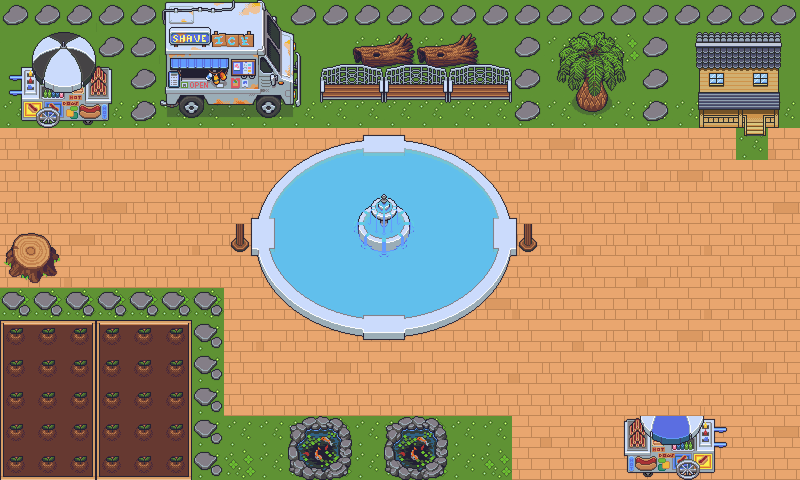

This game map was drawn from its Tiled (.tmx) file and the tilesets committed beside it. A one-line description and the trimmed map source follow:
An orthogonal 25x15 tile map with 32x32 px tiles, 7 tile layers (GrassAndTitle, Tree, Desk, Rock, ...), 2 tilesets.

<map version="1.8" tiledversion="1.8.5" orientation="orthogonal" renderorder="right-down" width="25" height="15" tilewidth="32" tileheight="32" infinite="0" nextlayerid="8" nextobjectid="1">
 <tileset firstgid="1" source="BackgroundPark.tsx" />
 <tileset firstgid="625" source="BackgrounPark2.tsx" />
 <layer id="1" name="GrassAndTitle" width="25" height="15">
  <data>[375 cells, 375 non-empty, 7 distinct tile ids]</data>
 </layer>
 <layer id="2" name="Tree" width="25" height="15">
  <data>[375 cells, 52 non-empty, 27 distinct tile ids]</data>
 </layer>
 <layer id="7" name="Desk" width="25" height="15">
  <data>[375 cells, 12 non-empty, 4 distinct tile ids]</data>
 </layer>
 <layer id="6" name="Rock" width="25" height="15">
  <data>[375 cells, 12 non-empty, 1 distinct tile ids]</data>
 </layer>
 <layer id="4" name="House" width="25" height="15">
  <data>[375 cells, 60 non-empty, 60 distinct tile ids]</data>
 </layer>
 <layer id="3" name="Koi" width="25" height="15">
  <data>[375 cells, 78 non-empty, 74 distinct tile ids]</data>
 </layer>
 <layer id="5" name="Clock" width="25" height="15">
  <data>[375 cells, 33 non-empty, 2 distinct tile ids]</data>
 </layer>
</map>
